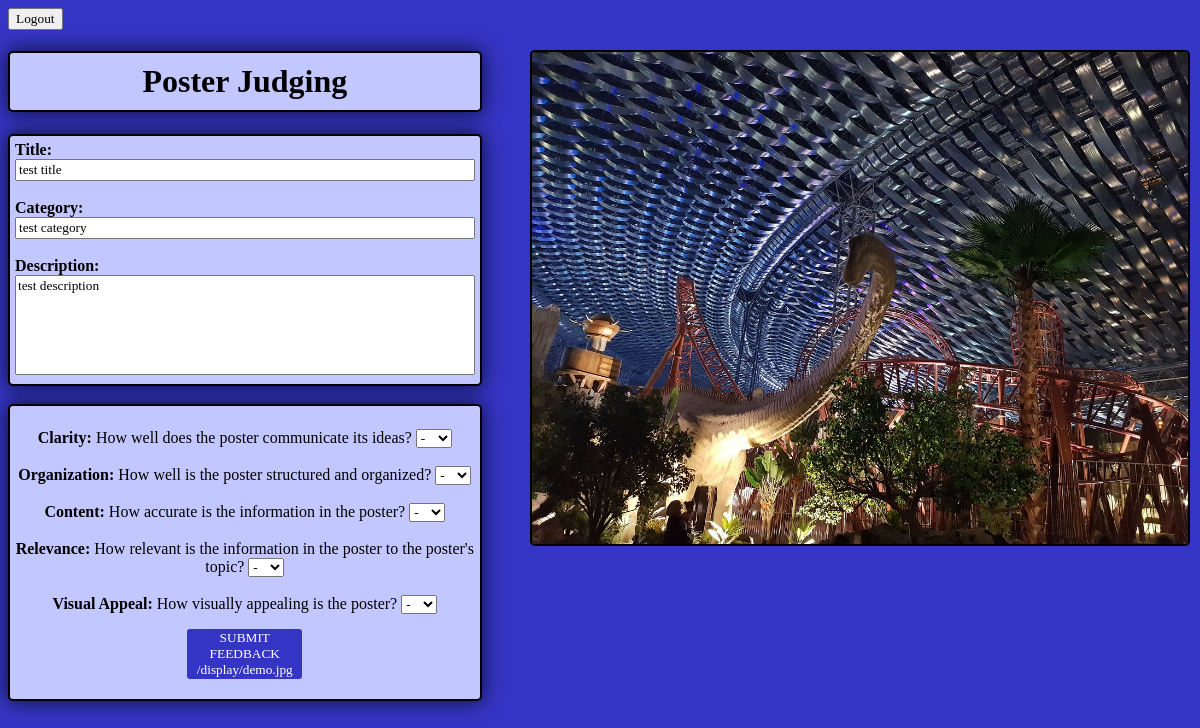
Page /judge/posters/1 on the earlier database version.
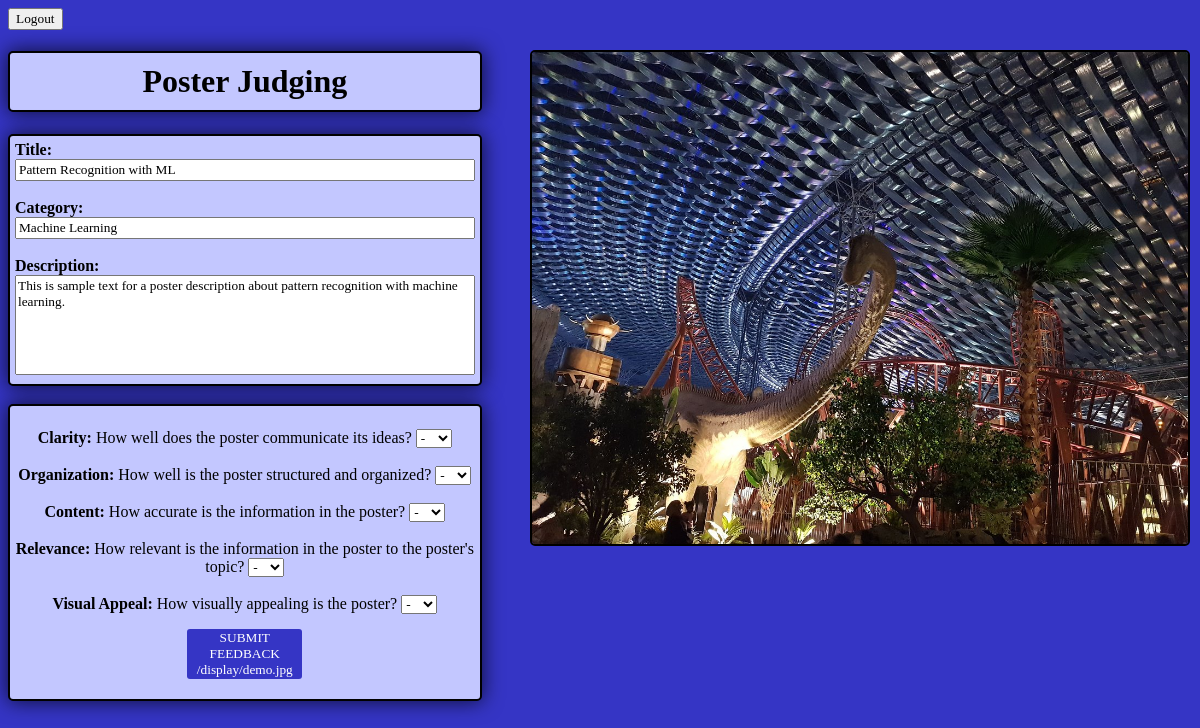
Same page on the later database version.
### tables this page shows
CREATE TABLE posters(poster_id INTEGER PRIMARY KEY AUTOINCREMENT, poster_title STRING NOT NULL, poster_emails STRING NOT NULL, poster_category STRING NOT NULL, poster_description STRING, poster_image BLOB, is_rated STRING);

### main.py (the view, shortened to what this page needs)
@app.route('/judge/posters/<posterID>', methods=('GET', 'POST'))
def rate_poster(posterID):
    if request.method == 'GET':
        conn = poster_db()
        poster = conn.execute('SELECT * FROM posters WHERE poster_id = ?', (posterID,)).fetchone()
        conn.close()
        print('displaying poster with id:', posterID)
        return render_template('judge_poster.html', poster=poster)

### main.py (called while the page is built)
def poster_db():
    conn = sqlite3.connect('PosterDatabase.db')
    conn.row_factory = sqlite3.Row
    return conn

### templates/judge_poster.html (shortened to what this page needs)
<!DOCTYPE html>
<html lang="en-US">
<head>
    <link rel="stylesheet" href="{{url_for('static', filename='judge_style.css')}}">
</head>
<body>
    <a href="{{url_for('index')}}">
        <button>
            Logout
        </button>
    </a>
    <h1>Poster Judging</h1>
    {% block content %}
    <div>
        <label for="title"><b>Title:</b></label>
        <br>
        <input type="text" id="title" name="title" value="{{poster['poster_title']}}" readonly><br><br>
        <label for="category"><b>Category:</b></label>
        <br>
        <input type="text" id="category" name="category" value="{{poster['poster_category']}}"  readonly><br><br>
        <label for="description"><b>Description:</b></label>
        <br>
        <textarea id="description" name="description" readonly>{{poster['poster_description']}}</textarea>
    </div>
    {% endblock %}
    <br>
    <form method='post'>
        <label for="clarity">
            <br><b>Clarity:</b>
            How well does the poster communicate its ideas?
        </label>
        <select name="clarity" id="clarity" required>
            <option value="" disabled selected hidden>-</option>
        </select>
        <br><br>
        <label for="organization">
            <b>Organization:</b>
            How well is the poster structured and organized?
        </label>
        <select name="organization" id="organization" required>
            <option value="" disabled selected hidden>-</option>
        </select>
        <br><br>
        <label for="content">
            <b>Content:</b>
            How accurate is the information in the poster?
        </label>
        <select name="content" id="content" required>
            <option value="" disabled selected hidden>-</option>
        </select>
        <br><br>
        <label for="relevance">
            <b>Relevance:</b>
            How relevant is the information in the poster to the poster's topic?
        </label>
        <select name="relevance" id="relevance" required>
            <option value="" disabled selected hidden>-</option>
        </select>
        <br><br>
        <label for="visual appeal">
            <b>Visual Appeal:</b>
            How visually appealing is the poster?
        </label>
        <select name="visuals" id="visual appeal" required>
            <option value="" disabled selected hidden>-</option>
        </select>
        <br>
        <a href="{{url_for('posters')}}">
            <button>
                SUBMIT FEEDBACK {{url_for('display_image', filename='demo.jpg')}}
            </button>
        </a>
    </form>
    <br>
    <img src="{{url_for('display_image', filename='demo.jpg')}}" alt="THE CONTESTANT'S POSTER WILL GO HERE IN THIS BOX">
    <br>
</body>
</html>

### static/judge_style.css (style rules this page uses)
* { font-family: 'Times New Roman', Times, serif; box-sizing: border-box; }
body { background-color: #3535c5; color: white; }
h1 { background-color: #c3c7ff; color: #000000; border: solid black 2px; border-radius: 5px; box-shadow: rgb(0, 0, 0, .7) 0 0 20px 1px; width: 40%; padding: 10px; text-align: center; }
div { background-color: #c3c7ff; color: black; border: solid black 2px; border-radius: 5px; box-shadow: rgb(0, 0, 0, .7) 0 0 20px 1px; width: 40%; padding: 5px; text-align: left; }
input { width: 100%; height: fit-content; }
textarea { width: 100%; overflow-y: scroll; height: 100px; resize: none; }
form { background-color: #c3c7ff; color: black; border: solid black 2px; border-radius: 5px; box-shadow: rgb(0, 0, 0, .7) 0 0 20px 1px; width: 40%; padding: 5px; text-align: center; }
form button { background-color: #3535c5; color: white; border: black 5px; border-radius: 3px; margin: 15px auto; height: 50px; width: 25%; }
img { border: 2px solid black; border-radius: 5px; position: absolute; width: 55%; top: 50px; right: 10px; }

Differences in the rows shown:
changed posters: title "test title" → "Pattern Recognition with ML"; category "test category" → "Machine Learning"; description "test description" → "This is sample text for a poster description about pattern recognition with machine learning."
